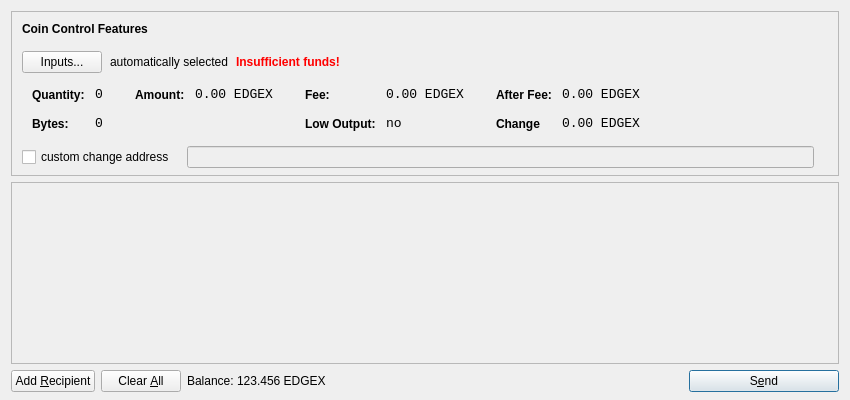
<?xml version="1.0" encoding="UTF-8"?>
<ui version="4.0">
 <class>SendCoinsDialog</class>
 <widget class="QDialog" name="SendCoinsDialog">
  <property name="geometry">
   <rect>
    <x>0</x>
    <y>0</y>
    <width>850</width>
    <height>400</height>
   </rect>
  </property>
  <property name="windowTitle">
   <string>Send Coins</string>
  </property>
  <layout class="QVBoxLayout" name="verticalLayout" stretch="0,1,0">
   <property name="bottomMargin">
    <number>8</number>
   </property>
   <item>
    <widget class="QFrame" name="frameCoinControl">
     <property name="sizePolicy">
      <sizepolicy hsizetype="Expanding" vsizetype="Expanding">
       <horstretch>0</horstretch>
       <verstretch>0</verstretch>
      </sizepolicy>
     </property>
     <property name="maximumSize">
      <size>
       <width>16777215</width>
       <height>16777215</height>
      </size>
     </property>
     <property name="frameShape">
      <enum>QFrame::StyledPanel</enum>
     </property>
     <property name="frameShadow">
      <enum>QFrame::Sunken</enum>
     </property>
     <layout class="QVBoxLayout" name="verticalLayoutCoinControl2">
      <property name="spacing">
       <number>-1</number>
      </property>
      <property name="leftMargin">
       <number>0</number>
      </property>
      <property name="topMargin">
       <number>0</number>
      </property>
      <property name="rightMargin">
       <number>0</number>
      </property>
      <property name="bottomMargin">
       <number>6</number>
      </property>
      <item>
       <layout class="QVBoxLayout" name="verticalLayoutCoinControl" stretch="0,0,0,0,1">
        <property name="spacing">
         <number>0</number>
        </property>
        <property name="leftMargin">
         <number>10</number>
        </property>
        <property name="topMargin">
         <number>10</number>
        </property>
        <item>
         <layout class="QHBoxLayout" name="horizontalLayoutCoinControl1">
          <property name="bottomMargin">
           <number>15</number>
          </property>
          <item>
           <widget class="QLabel" name="labelCoinControlFeatures">
            <property name="sizePolicy">
             <sizepolicy hsizetype="Preferred" vsizetype="Maximum">
              <horstretch>0</horstretch>
              <verstretch>0</verstretch>
             </sizepolicy>
            </property>
            <property name="font">
             <font>
              <weight>75</weight>
              <bold>true</bold>
             </font>
            </property>
            <property name="styleSheet">
             <string notr="true">font-weight:bold;</string>
            </property>
            <property name="text">
             <string>Coin Control Features</string>
            </property>
           </widget>
          </item>
         </layout>
        </item>
        <item>
         <layout class="QHBoxLayout" name="horizontalLayoutCoinControl2" stretch="0,0,0,0">
          <property name="spacing">
           <number>8</number>
          </property>
          <property name="bottomMargin">
           <number>10</number>
          </property>
          <item>
           <widget class="QPushButton" name="pushButtonCoinControl">
            <property name="styleSheet">
             <string notr="true"/>
            </property>
            <property name="text">
             <string>Inputs...</string>
            </property>
           </widget>
          </item>
          <item>
           <widget class="QLabel" name="labelCoinControlAutomaticallySelected">
            <property name="text">
             <string>automatically selected</string>
            </property>
            <property name="margin">
             <number>5</number>
            </property>
           </widget>
          </item>
          <item>
           <widget class="QLabel" name="labelCoinControlInsuffFunds">
            <property name="font">
             <font>
              <weight>75</weight>
              <bold>true</bold>
             </font>
            </property>
            <property name="styleSheet">
             <string notr="true">color:red;font-weight:bold;</string>
            </property>
            <property name="text">
             <string>Insufficient funds!</string>
            </property>
            <property name="margin">
             <number>5</number>
            </property>
           </widget>
          </item>
          <item>
           <spacer name="horizontalSpacerCoinControl">
            <property name="orientation">
             <enum>Qt::Horizontal</enum>
            </property>
            <property name="sizeHint" stdset="0">
             <size>
              <width>40</width>
              <height>1</height>
             </size>
            </property>
           </spacer>
          </item>
         </layout>
        </item>
        <item>
         <widget class="QWidget" name="widgetCoinControl" native="true">
          <property name="sizePolicy">
           <sizepolicy hsizetype="Preferred" vsizetype="Preferred">
            <horstretch>0</horstretch>
            <verstretch>0</verstretch>
           </sizepolicy>
          </property>
          <property name="minimumSize">
           <size>
            <width>0</width>
            <height>0</height>
           </size>
          </property>
          <property name="styleSheet">
           <string notr="true"/>
          </property>
          <layout class="QHBoxLayout" name="horizontalLayoutCoinControl5">
           <property name="margin">
            <number>0</number>
           </property>
           <item>
            <layout class="QHBoxLayout" name="horizontalLayoutCoinControl3" stretch="0,0,0,1">
             <property name="spacing">
              <number>20</number>
             </property>
             <property name="topMargin">
              <number>0</number>
             </property>
             <property name="bottomMargin">
              <number>10</number>
             </property>
             <item>
              <layout class="QFormLayout" name="formLayoutCoinControl1">
               <property name="horizontalSpacing">
                <number>10</number>
               </property>
               <property name="verticalSpacing">
                <number>14</number>
               </property>
               <property name="leftMargin">
                <number>10</number>
               </property>
               <property name="topMargin">
                <number>4</number>
               </property>
               <property name="rightMargin">
                <number>6</number>
               </property>
               <item row="0" column="0">
                <widget class="QLabel" name="labelCoinControlQuantityText">
                 <property name="styleSheet">
                  <string notr="true">font-weight:bold;</string>
                 </property>
                 <property name="text">
                  <string>Quantity:</string>
                 </property>
                 <property name="margin">
                  <number>0</number>
                 </property>
                </widget>
               </item>
               <item row="0" column="1">
                <widget class="QLabel" name="labelCoinControlQuantity">
                 <property name="font">
                  <font>
                   <family>Monospace</family>
                   <pointsize>10</pointsize>
                  </font>
                 </property>
                 <property name="cursor">
                  <cursorShape>IBeamCursor</cursorShape>
                 </property>
                 <property name="contextMenuPolicy">
                  <enum>Qt::ActionsContextMenu</enum>
                 </property>
                 <property name="text">
                  <string>0</string>
                 </property>
                 <property name="margin">
                  <number>0</number>
                 </property>
                 <property name="textInteractionFlags">
                  <set>Qt::LinksAccessibleByMouse|Qt::TextSelectableByKeyboard|Qt::TextSelectableByMouse</set>
                 </property>
                </widget>
               </item>
               <item row="1" column="0">
                <widget class="QLabel" name="labelCoinControlBytesText">
                 <property name="styleSheet">
                  <string notr="true">font-weight:bold;</string>
                 </property>
                 <property name="text">
                  <string>Bytes:</string>
                 </property>
                </widget>
               </item>
               <item row="1" column="1">
                <widget class="QLabel" name="labelCoinControlBytes">
                 <property name="font">
                  <font>
                   <family>Monospace</family>
                   <pointsize>10</pointsize>
                  </font>
                 </property>
                 <property name="cursor">
                  <cursorShape>IBeamCursor</cursorShape>
                 </property>
                 <property name="contextMenuPolicy">
                  <enum>Qt::ActionsContextMenu</enum>
                 </property>
                 <property name="text">
                  <string>0</string>
                 </property>
                 <property name="textInteractionFlags">
                  <set>Qt::LinksAccessibleByMouse|Qt::TextSelectableByKeyboard|Qt::TextSelectableByMouse</set>
                 </property>
                </widget>
               </item>
              </layout>
             </item>
             <item>
              <layout class="QFormLayout" name="formLayoutCoinControl2">
               <property name="horizontalSpacing">
                <number>10</number>
               </property>
               <property name="verticalSpacing">
                <number>14</number>
               </property>
               <property name="leftMargin">
                <number>6</number>
               </property>
               <property name="topMargin">
                <number>4</number>
               </property>
               <property name="rightMargin">
                <number>6</number>
               </property>
               <item row="0" column="0">
                <widget class="QLabel" name="labelCoinControlAmountText">
                 <property name="styleSheet">
                  <string notr="true">font-weight:bold;</string>
                 </property>
                 <property name="text">
                  <string>Amount:</string>
                 </property>
                 <property name="margin">
                  <number>0</number>
                 </property>
                </widget>
               </item>
               <item row="0" column="1">
                <widget class="QLabel" name="labelCoinControlAmount">
                 <property name="font">
                  <font>
                   <family>Monospace</family>
                   <pointsize>10</pointsize>
                  </font>
                 </property>
                 <property name="cursor">
                  <cursorShape>IBeamCursor</cursorShape>
                 </property>
                 <property name="contextMenuPolicy">
                  <enum>Qt::ActionsContextMenu</enum>
                 </property>
                 <property name="text">
                  <string notr="true">0.00 EDGEX</string>
                 </property>
                 <property name="textInteractionFlags">
                  <set>Qt::LinksAccessibleByMouse|Qt::TextSelectableByKeyboard|Qt::TextSelectableByMouse</set>
                 </property>
                </widget>
               </item>
              </layout>
             </item>
             <item>
              <layout class="QFormLayout" name="formLayoutCoinControl3">
               <property name="horizontalSpacing">
                <number>10</number>
               </property>
               <property name="verticalSpacing">
                <number>14</number>
               </property>
               <property name="leftMargin">
                <number>6</number>
               </property>
               <property name="topMargin">
                <number>4</number>
               </property>
               <property name="rightMargin">
                <number>6</number>
               </property>
               <item row="0" column="0">
                <widget class="QLabel" name="labelCoinControlFeeText">
                 <property name="styleSheet">
                  <string notr="true">font-weight:bold;</string>
                 </property>
                 <property name="text">
                  <string>Fee:</string>
                 </property>
                 <property name="margin">
                  <number>0</number>
                 </property>
                </widget>
               </item>
               <item row="0" column="1">
                <widget class="QLabel" name="labelCoinControlFee">
                 <property name="font">
                  <font>
                   <family>Monospace</family>
                   <pointsize>10</pointsize>
                  </font>
                 </property>
                 <property name="cursor">
                  <cursorShape>IBeamCursor</cursorShape>
                 </property>
                 <property name="contextMenuPolicy">
                  <enum>Qt::ActionsContextMenu</enum>
                 </property>
                 <property name="text">
                  <string notr="true">0.00 EDGEX</string>
                 </property>
                 <property name="textInteractionFlags">
                  <set>Qt::LinksAccessibleByMouse|Qt::TextSelectableByKeyboard|Qt::TextSelectableByMouse</set>
                 </property>
                </widget>
               </item>
               <item row="1" column="0">
                <widget class="QLabel" name="labelCoinControlLowOutputText">
                 <property name="styleSheet">
                  <string notr="true">font-weight:bold;</string>
                 </property>
                 <property name="text">
                  <string>Low Output:</string>
                 </property>
                </widget>
               </item>
               <item row="1" column="1">
                <widget class="QLabel" name="labelCoinControlLowOutput">
                 <property name="font">
                  <font>
                   <family>Monospace</family>
                   <pointsize>10</pointsize>
                  </font>
                 </property>
                 <property name="cursor">
                  <cursorShape>IBeamCursor</cursorShape>
                 </property>
                 <property name="contextMenuPolicy">
                  <enum>Qt::ActionsContextMenu</enum>
                 </property>
                 <property name="text">
                  <string>no</string>
                 </property>
                 <property name="textInteractionFlags">
                  <set>Qt::LinksAccessibleByMouse|Qt::TextSelectableByKeyboard|Qt::TextSelectableByMouse</set>
                 </property>
                </widget>
               </item>
              </layout>
             </item>
             <item>
              <layout class="QFormLayout" name="formLayoutCoinControl4">
               <property name="horizontalSpacing">
                <number>10</number>
               </property>
               <property name="verticalSpacing">
                <number>14</number>
               </property>
               <property name="leftMargin">
                <number>6</number>
               </property>
               <property name="topMargin">
                <number>4</number>
               </property>
               <property name="rightMargin">
                <number>6</number>
               </property>
               <item row="0" column="0">
                <widget class="QLabel" name="labelCoinControlAfterFeeText">
                 <property name="styleSheet">
                  <string notr="true">font-weight:bold;</string>
                 </property>
                 <property name="text">
                  <string>After Fee:</string>
                 </property>
                 <property name="margin">
                  <number>0</number>
                 </property>
                </widget>
               </item>
               <item row="0" column="1">
                <widget class="QLabel" name="labelCoinControlAfterFee">
                 <property name="font">
                  <font>
                   <family>Monospace</family>
                   <pointsize>10</pointsize>
                  </font>
                 </property>
                 <property name="cursor">
                  <cursorShape>IBeamCursor</cursorShape>
                 </property>
                 <property name="contextMenuPolicy">
                  <enum>Qt::ActionsContextMenu</enum>
                 </property>
                 <property name="text">
                  <string notr="true">0.00 EDGEX</string>
                 </property>
                 <property name="textInteractionFlags">
                  <set>Qt::LinksAccessibleByMouse|Qt::TextSelectableByKeyboard|Qt::TextSelectableByMouse</set>
                 </property>
                </widget>
               </item>
               <item row="1" column="0">
                <widget class="QLabel" name="labelCoinControlChangeText">
                 <property name="styleSheet">
                  <string notr="true">font-weight:bold;</string>
                 </property>
                 <property name="text">
                  <string>Change</string>
                 </property>
                </widget>
               </item>
               <item row="1" column="1">
                <widget class="QLabel" name="labelCoinControlChange">
                 <property name="font">
                  <font>
                   <family>Monospace</family>
                   <pointsize>10</pointsize>
                  </font>
                 </property>
                 <property name="cursor">
                  <cursorShape>IBeamCursor</cursorShape>
                 </property>
                 <property name="contextMenuPolicy">
                  <enum>Qt::ActionsContextMenu</enum>
                 </property>
                 <property name="text">
                  <string notr="true">0.00 EDGEX</string>
                 </property>
                 <property name="textInteractionFlags">
                  <set>Qt::LinksAccessibleByMouse|Qt::TextSelectableByKeyboard|Qt::TextSelectableByMouse</set>
                 </property>
                </widget>
               </item>
              </layout>
             </item>
            </layout>
           </item>
          </layout>
         </widget>
        </item>
        <item>
         <layout class="QHBoxLayout" name="horizontalLayoutCoinControl4" stretch="0,0,0">
          <property name="spacing">
           <number>12</number>
          </property>
          <property name="sizeConstraint">
           <enum>QLayout::SetDefaultConstraint</enum>
          </property>
          <property name="topMargin">
           <number>5</number>
          </property>
          <property name="rightMargin">
           <number>5</number>
          </property>
          <item>
           <widget class="QCheckBox" name="checkBoxCoinControlChange">
            <property name="text">
             <string>custom change address</string>
            </property>
           </widget>
          </item>
          <item>
           <widget class="QLineEdit" name="lineEditCoinControlChange">
            <property name="enabled">
             <bool>false</bool>
            </property>
            <property name="sizePolicy">
             <sizepolicy hsizetype="Expanding" vsizetype="Fixed">
              <horstretch>0</horstretch>
              <verstretch>0</verstretch>
             </sizepolicy>
            </property>
           </widget>
          </item>
          <item>
           <widget class="QLabel" name="labelCoinControlChangeLabel">
            <property name="sizePolicy">
             <sizepolicy hsizetype="Preferred" vsizetype="Expanding">
              <horstretch>0</horstretch>
              <verstretch>0</verstretch>
             </sizepolicy>
            </property>
            <property name="minimumSize">
             <size>
              <width>0</width>
              <height>0</height>
             </size>
            </property>
            <property name="text">
             <string/>
            </property>
            <property name="margin">
             <number>3</number>
            </property>
           </widget>
          </item>
         </layout>
        </item>
        <item>
         <spacer name="verticalSpacerCoinControl">
          <property name="orientation">
           <enum>Qt::Vertical</enum>
          </property>
          <property name="sizeHint" stdset="0">
           <size>
            <width>800</width>
            <height>1</height>
           </size>
          </property>
         </spacer>
        </item>
       </layout>
      </item>
     </layout>
    </widget>
   </item>
   <item>
    <widget class="QScrollArea" name="scrollArea">
     <property name="widgetResizable">
      <bool>true</bool>
     </property>
     <widget class="QWidget" name="scrollAreaWidgetContents">
      <property name="geometry">
       <rect>
        <x>0</x>
        <y>0</y>
        <width>830</width>
        <height>165</height>
       </rect>
      </property>
      <layout class="QVBoxLayout" name="verticalLayout_2">
       <property name="margin">
        <number>0</number>
       </property>
       <item>
        <layout class="QVBoxLayout" name="entries">
         <property name="spacing">
          <number>6</number>
         </property>
        </layout>
       </item>
       <item>
        <spacer name="verticalSpacer">
         <property name="orientation">
          <enum>Qt::Vertical</enum>
         </property>
         <property name="sizeHint" stdset="0">
          <size>
           <width>20</width>
           <height>40</height>
          </size>
         </property>
        </spacer>
       </item>
      </layout>
     </widget>
    </widget>
   </item>
   <item>
    <layout class="QHBoxLayout" name="horizontalLayout">
     <item>
      <widget class="QPushButton" name="addButton">
       <property name="toolTip">
        <string>Send to multiple recipients at once</string>
       </property>
       <property name="text">
        <string>Add &amp;Recipient</string>
       </property>
       <property name="autoDefault">
        <bool>false</bool>
       </property>
      </widget>
     </item>
     <item>
      <widget class="QPushButton" name="clearButton">
       <property name="sizePolicy">
        <sizepolicy hsizetype="Minimum" vsizetype="Fixed">
         <horstretch>0</horstretch>
         <verstretch>0</verstretch>
        </sizepolicy>
       </property>
       <property name="toolTip">
        <string>Remove all transaction fields</string>
       </property>
       <property name="text">
        <string>Clear &amp;All</string>
       </property>
       <property name="autoRepeatDelay">
        <number>300</number>
       </property>
       <property name="autoDefault">
        <bool>false</bool>
       </property>
      </widget>
     </item>
     <item>
      <layout class="QHBoxLayout" name="horizontalLayout_2">
       <property name="spacing">
        <number>3</number>
       </property>
       <item>
        <widget class="QLabel" name="label">
         <property name="sizePolicy">
          <sizepolicy hsizetype="Preferred" vsizetype="Fixed">
           <horstretch>0</horstretch>
           <verstretch>0</verstretch>
          </sizepolicy>
         </property>
         <property name="text">
          <string>Balance:</string>
         </property>
        </widget>
       </item>
       <item>
        <widget class="QLabel" name="labelBalance">
         <property name="sizePolicy">
          <sizepolicy hsizetype="Preferred" vsizetype="Fixed">
           <horstretch>0</horstretch>
           <verstretch>0</verstretch>
          </sizepolicy>
         </property>
         <property name="cursor">
          <cursorShape>IBeamCursor</cursorShape>
         </property>
         <property name="text">
          <string notr="true">123.456 EDGEX</string>
         </property>
         <property name="textInteractionFlags">
          <set>Qt::LinksAccessibleByMouse|Qt::TextSelectableByKeyboard|Qt::TextSelectableByMouse</set>
         </property>
        </widget>
       </item>
      </layout>
     </item>
     <item>
      <spacer name="horizontalSpacer">
       <property name="orientation">
        <enum>Qt::Horizontal</enum>
       </property>
       <property name="sizeHint" stdset="0">
        <size>
         <width>40</width>
         <height>20</height>
        </size>
       </property>
      </spacer>
     </item>
     <item>
      <widget class="QPushButton" name="sendButton">
       <property name="minimumSize">
        <size>
         <width>150</width>
         <height>0</height>
        </size>
       </property>
       <property name="toolTip">
        <string>Confirm the send action</string>
       </property>
       <property name="text">
        <string>S&amp;end</string>
       </property>
       <property name="icon">
        <iconset resource="../bitcoin.qrc">
         <normaloff>:/icons/send</normaloff>:/icons/send</iconset>
       </property>
       <property name="default">
        <bool>true</bool>
       </property>
      </widget>
     </item>
    </layout>
   </item>
  </layout>
 </widget>
 <resources>
  <include location="../bitcoin.qrc"/>
 </resources>
 <connections/>
</ui>
